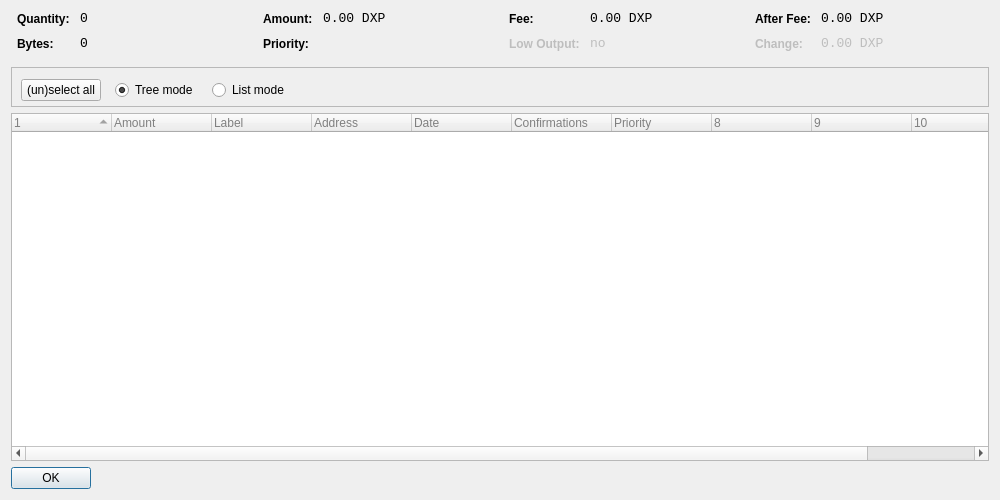
<?xml version="1.0" encoding="UTF-8"?>
<ui version="4.0">
 <class>CoinControlDialog</class>
 <widget class="QDialog" name="CoinControlDialog">
  <property name="geometry">
   <rect>
    <x>0</x>
    <y>0</y>
    <width>1000</width>
    <height>500</height>
   </rect>
  </property>
  <property name="windowTitle">
   <string>Coin Control</string>
  </property>
  <layout class="QVBoxLayout" name="verticalLayout">
   <item>
    <layout class="QHBoxLayout" name="horizontalLayoutTop" stretch="0,0,0,0">
     <property name="topMargin">
      <number>0</number>
     </property>
     <property name="bottomMargin">
      <number>10</number>
     </property>
     <item>
      <layout class="QFormLayout" name="formLayoutCoinControl1">
       <property name="horizontalSpacing">
        <number>10</number>
       </property>
       <property name="verticalSpacing">
        <number>10</number>
       </property>
       <property name="leftMargin">
        <number>6</number>
       </property>
       <property name="rightMargin">
        <number>6</number>
       </property>
       <item row="0" column="0">
        <widget class="QLabel" name="labelCoinControlQuantityText">
         <property name="styleSheet">
          <string notr="true">font-weight:bold;</string>
         </property>
         <property name="text">
          <string>Quantity:</string>
         </property>
        </widget>
       </item>
       <item row="0" column="1">
        <widget class="QLabel" name="labelCoinControlQuantity">
         <property name="font">
          <font>
           <family>Monospace</family>
           <pointsize>10</pointsize>
          </font>
         </property>
         <property name="cursor">
          <cursorShape>IBeamCursor</cursorShape>
         </property>
         <property name="contextMenuPolicy">
          <enum>Qt::ActionsContextMenu</enum>
         </property>
         <property name="text">
          <string notr="true">0</string>
         </property>
         <property name="textInteractionFlags">
          <set>Qt::LinksAccessibleByMouse|Qt::TextSelectableByKeyboard|Qt::TextSelectableByMouse</set>
         </property>
        </widget>
       </item>
       <item row="1" column="0">
        <widget class="QLabel" name="labelCoinControlBytesText">
         <property name="styleSheet">
          <string notr="true">font-weight:bold;</string>
         </property>
         <property name="text">
          <string>Bytes:</string>
         </property>
        </widget>
       </item>
       <item row="1" column="1">
        <widget class="QLabel" name="labelCoinControlBytes">
         <property name="font">
          <font>
           <family>Monospace</family>
           <pointsize>10</pointsize>
          </font>
         </property>
         <property name="cursor">
          <cursorShape>IBeamCursor</cursorShape>
         </property>
         <property name="contextMenuPolicy">
          <enum>Qt::ActionsContextMenu</enum>
         </property>
         <property name="text">
          <string notr="true">0</string>
         </property>
         <property name="textInteractionFlags">
          <set>Qt::LinksAccessibleByMouse|Qt::TextSelectableByKeyboard|Qt::TextSelectableByMouse</set>
         </property>
        </widget>
       </item>
      </layout>
     </item>
     <item>
      <layout class="QFormLayout" name="formLayoutCoinControl2">
       <property name="horizontalSpacing">
        <number>10</number>
       </property>
       <property name="verticalSpacing">
        <number>10</number>
       </property>
       <property name="leftMargin">
        <number>6</number>
       </property>
       <property name="rightMargin">
        <number>6</number>
       </property>
       <item row="0" column="0">
        <widget class="QLabel" name="labelCoinControlAmountText">
         <property name="styleSheet">
          <string notr="true">font-weight:bold;</string>
         </property>
         <property name="text">
          <string>Amount:</string>
         </property>
        </widget>
       </item>
       <item row="0" column="1">
        <widget class="QLabel" name="labelCoinControlAmount">
         <property name="font">
          <font>
           <family>Monospace</family>
           <pointsize>10</pointsize>
          </font>
         </property>
         <property name="cursor">
          <cursorShape>IBeamCursor</cursorShape>
         </property>
         <property name="contextMenuPolicy">
          <enum>Qt::ActionsContextMenu</enum>
         </property>
         <property name="text">
          <string notr="true">0.00 DXP</string>
         </property>
         <property name="textInteractionFlags">
          <set>Qt::LinksAccessibleByMouse|Qt::TextSelectableByKeyboard|Qt::TextSelectableByMouse</set>
         </property>
        </widget>
       </item>
       <item row="1" column="0">
        <widget class="QLabel" name="labelCoinControlPriorityText">
         <property name="styleSheet">
          <string notr="true">font-weight:bold;</string>
         </property>
         <property name="text">
          <string>Priority:</string>
         </property>
        </widget>
       </item>
       <item row="1" column="1">
        <widget class="QLabel" name="labelCoinControlPriority">
         <property name="font">
          <font>
           <family>Monospace</family>
           <pointsize>10</pointsize>
          </font>
         </property>
         <property name="cursor">
          <cursorShape>IBeamCursor</cursorShape>
         </property>
         <property name="contextMenuPolicy">
          <enum>Qt::ActionsContextMenu</enum>
         </property>
         <property name="text">
          <string/>
         </property>
         <property name="textInteractionFlags">
          <set>Qt::LinksAccessibleByMouse|Qt::TextSelectableByKeyboard|Qt::TextSelectableByMouse</set>
         </property>
        </widget>
       </item>
      </layout>
     </item>
     <item>
      <layout class="QFormLayout" name="formLayoutCoinControl3">
       <property name="horizontalSpacing">
        <number>10</number>
       </property>
       <property name="verticalSpacing">
        <number>10</number>
       </property>
       <property name="leftMargin">
        <number>6</number>
       </property>
       <property name="rightMargin">
        <number>6</number>
       </property>
       <item row="0" column="0">
        <widget class="QLabel" name="labelCoinControlFeeText">
         <property name="styleSheet">
          <string notr="true">font-weight:bold;</string>
         </property>
         <property name="text">
          <string>Fee:</string>
         </property>
        </widget>
       </item>
       <item row="0" column="1">
        <widget class="QLabel" name="labelCoinControlFee">
         <property name="font">
          <font>
           <family>Monospace</family>
           <pointsize>10</pointsize>
          </font>
         </property>
         <property name="cursor">
          <cursorShape>IBeamCursor</cursorShape>
         </property>
         <property name="contextMenuPolicy">
          <enum>Qt::ActionsContextMenu</enum>
         </property>
         <property name="text">
          <string notr="true">0.00 DXP</string>
         </property>
         <property name="textInteractionFlags">
          <set>Qt::LinksAccessibleByMouse|Qt::TextSelectableByKeyboard|Qt::TextSelectableByMouse</set>
         </property>
        </widget>
       </item>
       <item row="1" column="0">
        <widget class="QLabel" name="labelCoinControlLowOutputText">
         <property name="enabled">
          <bool>false</bool>
         </property>
         <property name="styleSheet">
          <string notr="true">font-weight:bold;</string>
         </property>
         <property name="text">
          <string>Low Output:</string>
         </property>
        </widget>
       </item>
       <item row="1" column="1">
        <widget class="QLabel" name="labelCoinControlLowOutput">
         <property name="enabled">
          <bool>false</bool>
         </property>
         <property name="font">
          <font>
           <family>Monospace</family>
           <pointsize>10</pointsize>
          </font>
         </property>
         <property name="cursor">
          <cursorShape>IBeamCursor</cursorShape>
         </property>
         <property name="contextMenuPolicy">
          <enum>Qt::ActionsContextMenu</enum>
         </property>
         <property name="text">
          <string notr="true">no</string>
         </property>
         <property name="textInteractionFlags">
          <set>Qt::LinksAccessibleByMouse|Qt::TextSelectableByKeyboard|Qt::TextSelectableByMouse</set>
         </property>
        </widget>
       </item>
      </layout>
     </item>
     <item>
      <layout class="QFormLayout" name="formLayoutCoinControl4">
       <property name="horizontalSpacing">
        <number>10</number>
       </property>
       <property name="verticalSpacing">
        <number>10</number>
       </property>
       <property name="leftMargin">
        <number>6</number>
       </property>
       <property name="rightMargin">
        <number>6</number>
       </property>
       <item row="0" column="0">
        <widget class="QLabel" name="labelCoinControlAfterFeeText">
         <property name="styleSheet">
          <string notr="true">font-weight:bold;</string>
         </property>
         <property name="text">
          <string>After Fee:</string>
         </property>
        </widget>
       </item>
       <item row="0" column="1">
        <widget class="QLabel" name="labelCoinControlAfterFee">
         <property name="font">
          <font>
           <family>Monospace</family>
           <pointsize>10</pointsize>
          </font>
         </property>
         <property name="cursor">
          <cursorShape>IBeamCursor</cursorShape>
         </property>
         <property name="contextMenuPolicy">
          <enum>Qt::ActionsContextMenu</enum>
         </property>
         <property name="text">
          <string notr="true">0.00 DXP</string>
         </property>
         <property name="textInteractionFlags">
          <set>Qt::LinksAccessibleByMouse|Qt::TextSelectableByKeyboard|Qt::TextSelectableByMouse</set>
         </property>
        </widget>
       </item>
       <item row="1" column="0">
        <widget class="QLabel" name="labelCoinControlChangeText">
         <property name="enabled">
          <bool>false</bool>
         </property>
         <property name="styleSheet">
          <string notr="true">font-weight:bold;</string>
         </property>
         <property name="text">
          <string>Change:</string>
         </property>
        </widget>
       </item>
       <item row="1" column="1">
        <widget class="QLabel" name="labelCoinControlChange">
         <property name="enabled">
          <bool>false</bool>
         </property>
         <property name="font">
          <font>
           <family>Monospace</family>
           <pointsize>10</pointsize>
          </font>
         </property>
         <property name="cursor">
          <cursorShape>IBeamCursor</cursorShape>
         </property>
         <property name="contextMenuPolicy">
          <enum>Qt::ActionsContextMenu</enum>
         </property>
         <property name="text">
          <string notr="true">0.00 DXP</string>
         </property>
         <property name="textInteractionFlags">
          <set>Qt::LinksAccessibleByMouse|Qt::TextSelectableByKeyboard|Qt::TextSelectableByMouse</set>
         </property>
        </widget>
       </item>
      </layout>
     </item>
    </layout>
   </item>
   <item>
    <widget class="QFrame" name="frame">
     <property name="minimumSize">
      <size>
       <width>182</width>
       <height>40</height>
      </size>
     </property>
     <property name="frameShape">
      <enum>QFrame::StyledPanel</enum>
     </property>
     <property name="frameShadow">
      <enum>QFrame::Sunken</enum>
     </property>
     <widget class="QWidget" name="horizontalLayoutWidget">
      <property name="geometry">
       <rect>
        <x>10</x>
        <y>0</y>
        <width>781</width>
        <height>47</height>
       </rect>
      </property>
      <layout class="QHBoxLayout" name="horizontalLayoutPanel" stretch="0,0,0,0">
       <property name="spacing">
        <number>14</number>
       </property>
       <item>
        <widget class="QPushButton" name="pushButtonSelectAll">
         <property name="sizePolicy">
          <sizepolicy hsizetype="Maximum" vsizetype="Fixed">
           <horstretch>0</horstretch>
           <verstretch>0</verstretch>
          </sizepolicy>
         </property>
         <property name="text">
          <string>(un)select all</string>
         </property>
        </widget>
       </item>
       <item>
        <widget class="QRadioButton" name="radioTreeMode">
         <property name="sizePolicy">
          <sizepolicy hsizetype="Maximum" vsizetype="Fixed">
           <horstretch>0</horstretch>
           <verstretch>0</verstretch>
          </sizepolicy>
         </property>
         <property name="text">
          <string>Tree mode</string>
         </property>
         <property name="checked">
          <bool>true</bool>
         </property>
        </widget>
       </item>
       <item>
        <widget class="QRadioButton" name="radioListMode">
         <property name="sizePolicy">
          <sizepolicy hsizetype="Maximum" vsizetype="Fixed">
           <horstretch>0</horstretch>
           <verstretch>0</verstretch>
          </sizepolicy>
         </property>
         <property name="text">
          <string>List mode</string>
         </property>
        </widget>
       </item>
       <item>
        <spacer name="horizontalSpacer">
         <property name="orientation">
          <enum>Qt::Horizontal</enum>
         </property>
         <property name="sizeHint" stdset="0">
          <size>
           <width>40</width>
           <height>20</height>
          </size>
         </property>
        </spacer>
       </item>
      </layout>
     </widget>
    </widget>
   </item>
   <item>
    <widget class="CoinControlTreeWidget" name="treeWidget">
     <property name="contextMenuPolicy">
      <enum>Qt::CustomContextMenu</enum>
     </property>
     <property name="styleSheet">
      <string notr="true">QFrame {
	color: grey;

}</string>
     </property>
     <property name="sortingEnabled">
      <bool>false</bool>
     </property>
     <property name="columnCount">
      <number>11</number>
     </property>
     <attribute name="headerShowSortIndicator" stdset="0">
      <bool>true</bool>
     </attribute>
     <attribute name="headerStretchLastSection">
      <bool>false</bool>
     </attribute>
     <column>
      <property name="text">
       <string/>
      </property>
     </column>
     <column>
      <property name="text">
       <string>Amount</string>
      </property>
     </column>
     <column>
      <property name="text">
       <string>Label</string>
      </property>
     </column>
     <column>
      <property name="text">
       <string>Address</string>
      </property>
     </column>
     <column>
      <property name="text">
       <string>Date</string>
      </property>
     </column>
     <column>
      <property name="text">
       <string>Confirmations</string>
      </property>
      <property name="toolTip">
       <string>Confirmed</string>
      </property>
     </column>
     <column>
      <property name="text">
       <string>Priority</string>
      </property>
     </column>
     <column>
      <property name="text">
       <string/>
      </property>
     </column>
     <column>
      <property name="text">
       <string/>
      </property>
     </column>
     <column>
      <property name="text">
       <string/>
      </property>
     </column>
     <column>
      <property name="text">
       <string/>
      </property>
     </column>
    </widget>
   </item>
   <item>
    <widget class="QDialogButtonBox" name="buttonBox">
     <property name="sizePolicy">
      <sizepolicy hsizetype="Maximum" vsizetype="Fixed">
       <horstretch>0</horstretch>
       <verstretch>0</verstretch>
      </sizepolicy>
     </property>
     <property name="orientation">
      <enum>Qt::Horizontal</enum>
     </property>
     <property name="standardButtons">
      <set>QDialogButtonBox::Ok</set>
     </property>
    </widget>
   </item>
  </layout>
 </widget>
 <customwidgets>
  <customwidget>
   <class>CoinControlTreeWidget</class>
   <extends>QTreeWidget</extends>
   <header>coincontroltreewidget.h</header>
  </customwidget>
 </customwidgets>
 <resources/>
 <connections/>
</ui>
